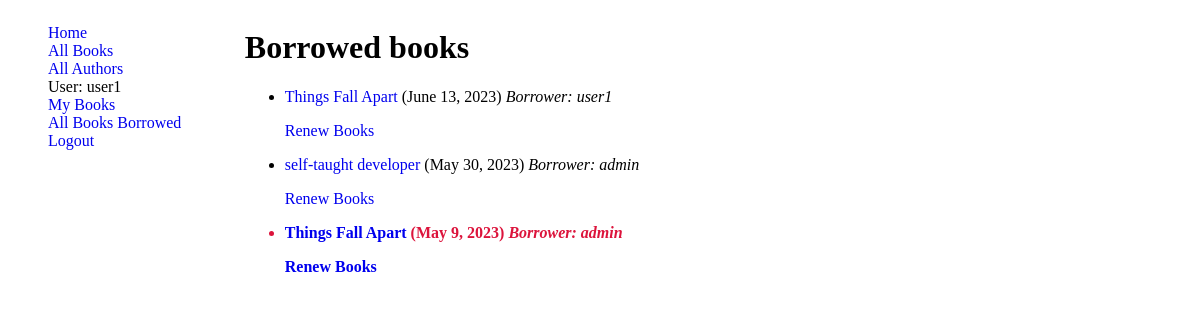
Page /catalog/books-borrowed-out/ (signed in) on the committed database.
### catalog/models.py (models this page shows, shortened)
class BookInstance(models.Model):
    LOAN_STATUS = (
        ('m', 'Maintenance'),
        ('o', 'On loan'),
        ('a', 'Available'),
        ('r', 'Reserved'),
    )
    id = models.UUIDField(primary_key=True, default=uuid.uuid4, help_text='Unique ID for this particular book across whole library')
    book = models.ForeignKey(Book, on_delete=models.RESTRICT, null=True)
    imprint = models.CharField(max_length=150)
    due_back = models.DateField(blank=True, null=True)
    status =models.CharField(max_length=1, choices=LOAN_STATUS, default='m',help_text='Book availability',)
    borrower = models.ForeignKey(User, on_delete=models.SET_NULL, null=True, blank=True)
    class Meta:
        ordering = ['due_back']
        verbose_name = 'Book Instance'
    @property
    def is_overdue(self):
        if self.due_back:
            return bool(self.due_back and date.today() > self.due_back)
    class Meta:
        permissions = (("can_mark_returned", "Set book as returned"), ("can_renew", "Can renew Borrwed Book") )

class Book(models.Model):
    title = models.CharField(max_length=100)
    author = models.ForeignKey(Author, on_delete=models.SET_NULL, null=True, )
    summary = models.TextField(max_length=1000, help_text='Enter a brief description of the book')
    language = models.ForeignKey(Language,  on_delete=models.SET_NULL, null=True)
    genre = models.ManyToManyField(Genre, help_text='Select a genre for this book')
    ISBN = models.CharField('ISBN', max_length=13, unique=True,  help_text='13 Character <a href="https://www.isbn-international.org/content/what-isbn">ISBN number</a>')

### catalog/views.py (the view)
# urls.py: path('books-borrowed-out/', AllBorrowedBooks.as_view(), name="books-borrowed-out"),
class AllBorrowedBooks(LoginRequiredMixin,PermissionRequiredMixin, ListView):
    model = BookInstance
    template_name = 'librarian/borrowed-books.html'
    permission_required = "catalog.can_mark_returned"
    def get_queryset(self):
        QS = BookInstance.objects.filter(status__exact = 'o')
        return QS

### templates/librarian/borrowed-books.html
{% extends "base.html" %}
{% block content %}
    <h1>Borrowed books</h1>
    {% if perms.catalog.can_mark_returned %}
    {% if bookinstance_list %}
    <ul>
      {% for bk in bookinstance_list %}
      <li class="{% if bk.is_overdue %}text-danger{% endif %}">
        <a href="{% url 'book-detail' bk.book.pk %}">{{ bk.book.title }}</a> ({{ bk.due_back }})
        {% if perms.catalog.can_renew %}
        <i>Borrower: {{bk.borrower}}</i>
        <p><a href="{% url 'renew-books' bk.id %}">Renew Books</a></p>
        {% endif %}
      </li>
      {% endfor %}
    </ul>
    {% else %}
      <p>There are no books borrowed.</p>
    {% endif %}
{% else %}
<h3>You dont have access to this page!</h3>
    {% endif %}
{% endblock %}

### templates/partials/sidebar.html
<ul>
    <li><a href="{% url 'home' %}">Home</a></li>
    <li><a href="{% url 'book-list' %}">All Books</a></li>
    <li><a href="{% url 'authors' %}">All Authors</a></li>
    {% if user.is_authenticated %}
     <li>User: {{ user.get_username }}</li>
     <li><a href="{% url 'loaned-books' %}"> My Books</a></li>
     <li><a href="{% url 'books-borrowed-out' %}">All Books Borrowed</a></li>
     <li><a href="{% url 'logout' %}?next={{ request.path }}">Logout</a></li>
   {% else %}
     <li><a href="{% url 'login' %}?next={{ request.path }}">Login</a></li>
   {% endif %}
</ul>

### static/css/style.css (style rules this page uses)
a { text-decoration: none; }
.sidebar li { list-style: none; }
.text-danger { font-weight: bold; color: crimson; }

### rows in the picture
BookInstance: book "Things Fall Apart", due_back "June 13, 2023", borrower "user1"
BookInstance: book "self-taught developer", due_back "May 30, 2023", borrower "admin"
BookInstance: book "Things Fall Apart", due_back "May 9, 2023", borrower "admin"

### other values in the picture
{{ user.get_username }} "user1"
